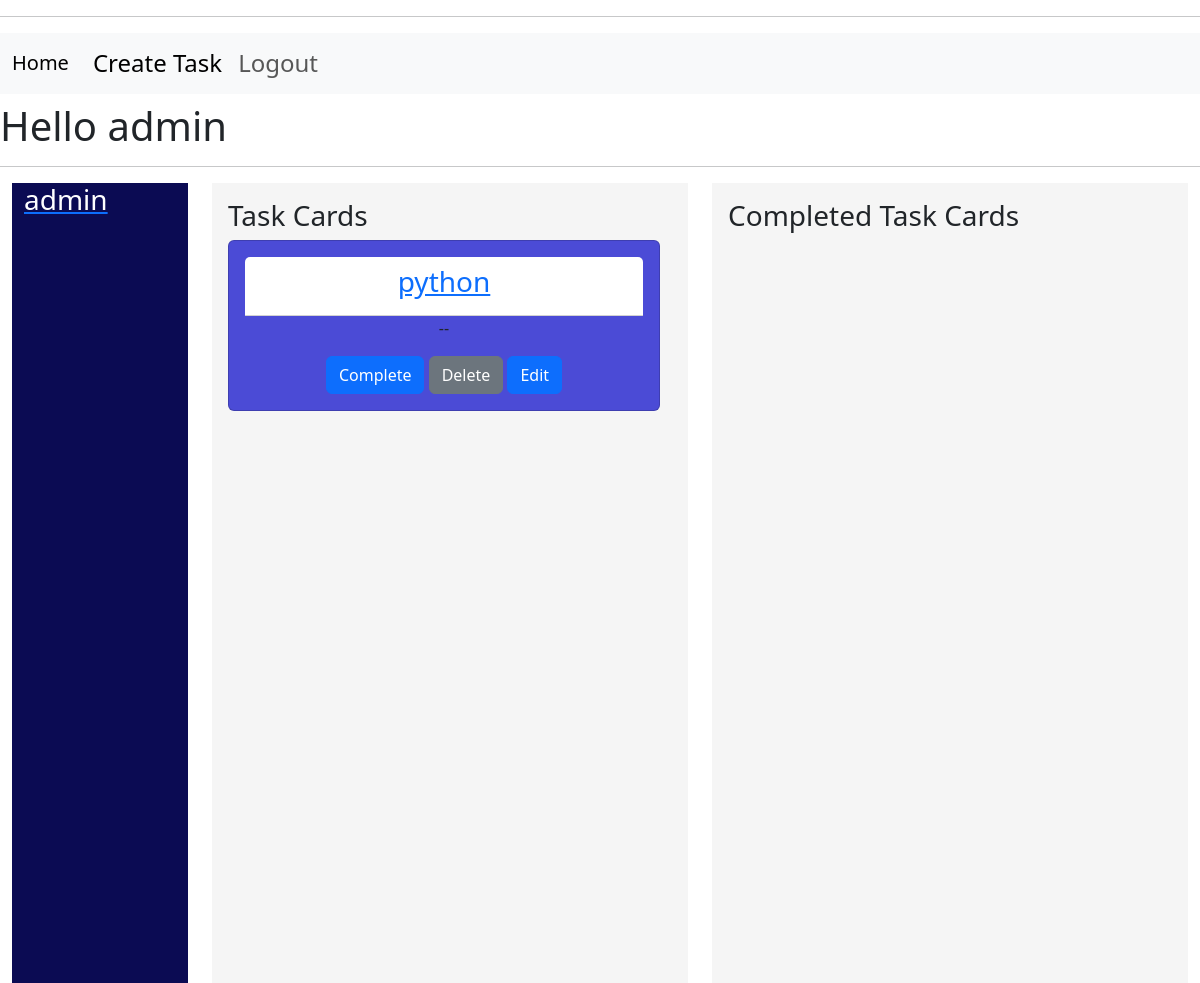
Before: /home/ (signed in) with the older database file.
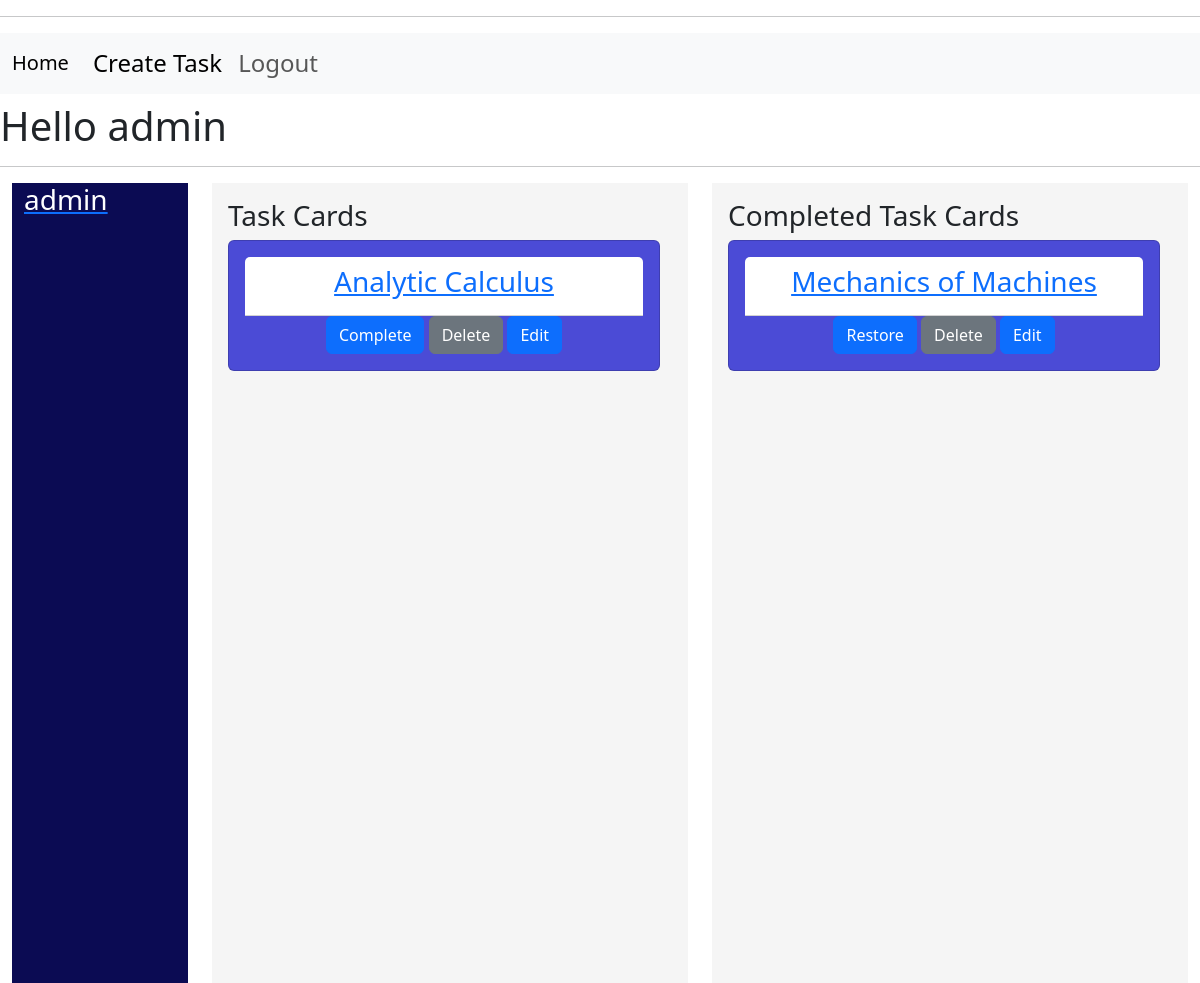
After: the same page with the newer database file.
### core/models.py (models this page shows)
class Task(models.Model):
    user=models.ForeignKey(User,on_delete=models.CASCADE,null=True,blank=True)
    name=models.CharField(max_length=50)
    priority=models.CharField(max_length=50)
    date_created=models.DateField(auto_now_add=True)
    due_date=models.DateField()
    description=models.TextField(max_length=500,null=True,blank=True)
    completed=models.BooleanField(default=False,null=True,blank=True)
    def __str__(self):
        return self.name

### core/views.py (the view)
# urls.py: path("home/",views.homepage,name="homepage"),
@login_required(login_url="/")
def homepage(request):
    completed_tasks=[]
    not_completed_tasks=[]
    tasks=models.Task.objects.filter(user=request.user.id)
    for task in tasks:
        if task.completed==True:
            completed_tasks.append(task)
        else:
            not_completed_tasks.append(task)
    print(completed_tasks)
    print(not_completed_tasks)
    b=len(completed_tasks)
    if b>0:
        b=True
    else:
        b=False
    print(b)
    a=len(not_completed_tasks)
    print(a)
    if a>0:
        a=True
    else:
        a=False
    print(a)
    context={"a":a,"tasks_b":completed_tasks,"tasks_a":not_completed_tasks}
    return render(request,"core/homepage.html",context)

### core/templates/core/homepage.html (shortened to what this page needs)
{% extends "main_template.html" %}
{% block content %}
<div class="container-fluid">
      <div class="row">
            <div class="col-2">
                  <div class="box-sidebar">
                        <div class="container">
                          <a href="{%url 'user-profile'%}">
                                <h3 style="color:white">{{request.user.username}}
                                </h3>
                          </a>
                        </div>
                  </div>
            </div>
            <div class="col">
                  <div class="box">
                        <div class="container-tasks py-3 px-3">
                              {% if not a%}
                              <h3>No Task cards available !!
                                <br>
                                <a href="{% url 'create-task' %}">Create one</a>
                              </h3>
                              {% else %}
                              <h3>Task Cards</h3>
                                {% for task in tasks_a%}
                                <div  class="card text-center mb-3" style="width: 27rem;">
                                  <div class="card-body">
                                        <h5 class="card-header"><a href="{% url 'into-task' task.id %}"><h3>{{task.name}}</h3></a></h5>
                                            {% if task.description %}
                                            <p class="card-text">{{task.description}}</p>
                                            {% endif %}
                                            <a href="{% url 'complete-task' task.id %}" class="btn btn-primary">Complete</a>
                                            <a href="{% url  'delete-task' task.id %}" class="btn btn-secondary">Delete</a>
                                            <a href="{% url  'update-task' task.id %}" class="btn btn-primary">Edit</a>
                                  </div>
                                </div>
                                {% endfor %}
                              {% endif%}
                        </div>
                  </div>
            </div>
          <div class="col">
            <div class="box">
              <div class="container-tasks py-3 px-3">
                {% if not b %}
                <h3> Completed Task Cards</h3>
                {% for task in tasks_b%}
                <div  class="card text-center mb-3" style="width: 27rem;">
                  <div class="card-body">
                        <h5 class="card-header"><a href="{% url 'into-task' task.id %}"><h3>{{task.name}}</h3></a></h5>
                            <a href="{% url 'restore-task' task.id %}" class="btn btn-primary">Restore</a>
                            <a href="{% url  'delete-task' task.id %}" class="btn btn-secondary">Delete</a>
                            <a href="{% url  'update-task' task.id %}" class="btn btn-primary">Edit</a>
                  </div>
                </div>
                {% endfor %}
                {% else %}
                <h3>No completed Task cards available !!
                  <br>
                </h3>
                {%endif%}
              </div>
            </div>
          </div>
</div>
{% endblock %}

### templates/main_template.html (shortened to what this page needs)
<!DOCTYPE html>
<html lang="en">
<head>
    <link href="https://cdn.jsdelivr.net/npm/bootstrap@5.3.1/dist/css/bootstrap.min.css" rel="stylesheet">
</head>
<body>
    {% include 'navbar.html' %}
    {% block content %}
    {% endblock %}
</body>
</html>

### templates/navbar.html (shortened to what this page needs)
<div>
    <h4>
        <hr>
        <nav class="navbar navbar-expand-lg bg-body-tertiary">
            <div class="container-fluid">
              <a class="navbar-brand" href="{% url 'homepage'%}">Home</a>
              <div class="collapse navbar-collapse" id="navbarSupportedContent">
                <ul class="navbar-nav me-auto mb-2 mb-lg-0">
                  <li class="nav-item">
                    <a class="nav-link active" aria-current="page" href="{% url 'create-task' %}">Create Task</a>
                  </li>
                  <li class="nav-item">
                    {% if request.user.is_authenticated %}
                    <a class="nav-link" href="{% url 'logout' %}">Logout</a>
                    {%else%}
                    <a class="nav-link" href="{% url 'login' %}">Login</a>
                    {% endif%}
                  </li>
                </ul>
              </div>
            </div>
          </nav>
                    {% if request.user.is_authenticated %}
                        <h1>
                            Hello {{request.user}}
                        </h1>
                    {% endif %}
        </div>
<hr>

### core/templates/core/homepage.html (style rules this page uses)
.box { height: 100vh; background-color:whitesmoke; }
.box-sidebar { background-color: rgb(11, 11, 83);; height:100vh; }
.card-header { background-color: white; }
.card { background-color: rgb(75, 75, 214); }
.container-tasks { height: 100vh; overflow-y: scroll; }

Changed rows visible on the page:
removed Task: name "python", description "--", shown under "Task Cards"
added Task: name "Analytic Calculus", shown under "Task Cards"
added Task: name "Mechanics of Machines", shown under "Completed Task Cards"
